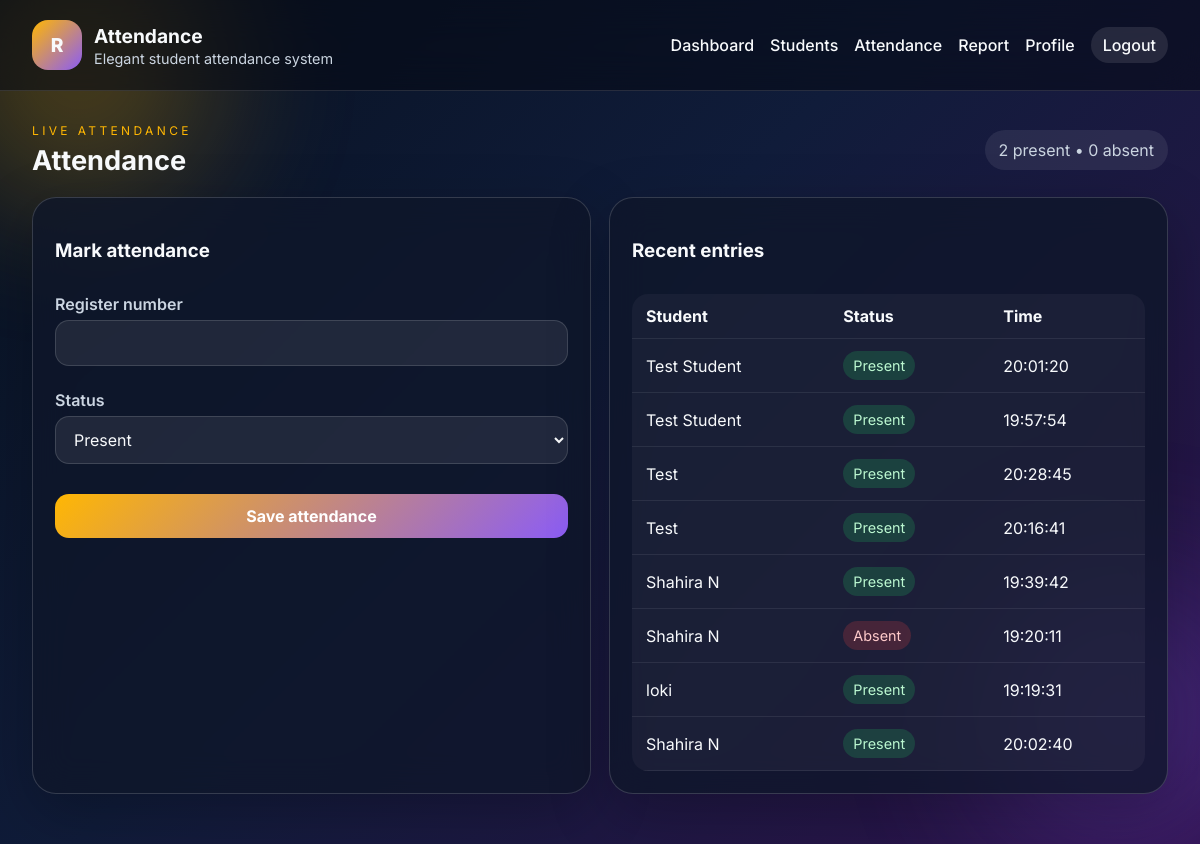
The app's page /attendance (signed in) with its own data.
### tables this page shows
CREATE TABLE attendance (
            id INTEGER PRIMARY KEY AUTOINCREMENT,
            student_id INTEGER NOT NULL,
            attendance_date TEXT NOT NULL,
            status TEXT NOT NULL,
            marked_at TEXT NOT NULL,
            FOREIGN KEY (student_id) REFERENCES students (id)
        );

CREATE TABLE students (
            id INTEGER PRIMARY KEY AUTOINCREMENT,
            full_name TEXT NOT NULL,
            register_number TEXT NOT NULL UNIQUE,
            created_at TEXT NOT NULL DEFAULT CURRENT_TIMESTAMP
        );

### app.py (the view, shortened to what this page needs)
@app.route('/attendance', methods=['GET', 'POST'])
@login_required
def attendance():
    try:
        stats = get_today_stats()
        records = get_attendance_records(limit=10)
        return render_template('attendance.html', stats=stats, records=records)
    except Exception:
        app.logger.exception('Error while processing attendance request')
        flash('Unable to save attendance right now.', 'danger')
        return redirect(url_for('attendance'))

### attendance.py (called while the page is built)
def get_today_stats():
    conn = get_db_connection()
    today = datetime.now().strftime('%Y-%m-%d')
    present = conn.execute(
        'SELECT COUNT(*) as count FROM attendance WHERE attendance_date = ? AND status = ?',
        (today, 'present'),
    ).fetchone()[0]
    absent = conn.execute(
        'SELECT COUNT(*) as count FROM attendance WHERE attendance_date = ? AND status = ?',
        (today, 'absent'),
    ).fetchone()[0]
    total_students = conn.execute('SELECT COUNT(*) as count FROM students').fetchone()[0]
    conn.close()
    return {'present': present, 'absent': absent, 'total_students': total_students}

def get_attendance_records(limit=20):
    conn = get_db_connection()
    rows = conn.execute(
        '''
        SELECT a.id, a.attendance_date, a.status, a.marked_at, s.full_name, s.register_number
        FROM attendance a
        LEFT JOIN students s ON s.id = a.student_id
        ORDER BY a.id DESC
        LIMIT ?
        ''',
        (limit,),
    ).fetchall()
    conn.close()
    return [dict(row) for row in rows]

### auth.py (called while the page is built)
def login_required(view):
    @wraps(view)
    def wrapped(*args, **kwargs):
        if not session.get('user_id'):
            flash('Please log in to continue.', 'warning')
            return redirect(url_for('login'))
        return view(*args, **kwargs)
    return wrapped

### models.py (called while the page is built)
def get_db_connection():
    conn = sqlite3.connect(Config.DATABASE_PATH)
    conn.row_factory = sqlite3.Row
    return conn

### templates/attendance.html (shortened to what this page needs)
{% extends 'base.html' %}
{% block content %}
<div class="page-head">
    <div>
        <p class="eyebrow">Live attendance</p>
        <h2>Attendance</h2>
    </div>
    <div class="today-pill">{{ stats.present }} present • {{ stats.absent }} absent</div>
</div>
<div class="grid-two">
    <section class="panel">
        <div class="panel-head">
            <h3>Mark attendance</h3>
        </div>
        <form method="post" class="form-stack">
            {% if session.get('username') == 'admin' %}
            <label>Register number
                <input type="text" name="register_number" required>
            </label>
            {% else %}
            <label>Your register number
                <input type="text" name="register_number" value="{{ session.get('username') }}" readonly>
            </label>
            {% endif %}
            <label>Status
                <select name="status" required>
                    <option value="present">Present</option>
                </select>
            </label>
            <button type="submit">Save attendance</button>
        </form>
    </section>
    <section class="panel">
        <div class="panel-head">
            <h3>Recent entries</h3>
        </div>
        <div class="table-card">
            <table>
                <thead>
                    <tr>
                        <th>Student</th>
                        <th>Status</th>
                        <th>Time</th>
                    </tr>
                </thead>
                <tbody>
                    {% for item in records %}
                    <tr>
                        <td>{{ item.full_name }}</td>
                        <td><span class="status {{ item.status }}">{{ item.status }}</span></td>
                        <td>{{ item.marked_at }}</td>
                    </tr>
                    {% else %}
                    <tr><td colspan="3">No attendance entries yet.</td></tr>
                    {% endfor %}
                </tbody>
            </table>
        </div>
    </section>
</div>
{% endblock %}

### static/css/style.css (style rules this page uses)
:root { --bg: #07111f; --panel: rgba(15, 23, 42, 0.78); --border: rgba(255,255,255,0.16); --text: #f8fafc; --muted: #cbd5e1; --gold: #ffb703; --purple: #8b5cf6; --blue: #38bdf8; --green: #22c55e; --red: #ef4444; }
* { box-sizing: border-box; }
body { margin: 0; font-family: 'Inter', sans-serif; color: var(--text); background: linear-gradient(135deg, #07111f 0%, #101c3a 45%, #2f134e 100%); min-height: 100vh; overflow-x: hidden; }
.auth-hero, .auth-form, .panel, .stat-card { background: var(--panel); border: 1px solid var(--border); backdrop-filter: blur(18px); box-shadow: 0 20px 60px rgba(0,0,0,0.25); }
label { display: block; margin-bottom: 14px; font-weight: 600; color: var(--muted); }
input, select, button { width: 100%; border: 1px solid rgba(255,255,255,0.14); border-radius: 14px; padding: 12px 14px; margin-top: 6px; font-size: 1rem; font-family: inherit; }
input, select { background: rgba(255,255,255,0.08); color: var(--text); }
button { cursor: pointer; font-weight: 700; color: white; background: linear-gradient(135deg, var(--gold), var(--purple)); border: none; transition: transform 0.2s ease; }
.page-head { display: flex; justify-content: space-between; align-items: center; margin-bottom: 20px; gap: 12px; }
.eyebrow { text-transform: uppercase; letter-spacing: 0.28em; color: var(--gold); font-size: 0.75rem; margin: 0 0 6px; }
.page-head h2 { margin: 0; font-size: 1.7rem; }
.today-pill { padding: 10px 14px; border-radius: 999px; background: rgba(255,255,255,0.08); color: var(--muted); }
.panel { padding: 22px; border-radius: 24px; margin-bottom: 18px; }
.panel-head { display: flex; justify-content: space-between; align-items: center; margin-bottom: 14px; }
.table-card { overflow: hidden; border-radius: 16px; background: rgba(255,255,255,0.04); }
table { width: 100%; border-collapse: collapse; }
th, td { padding: 12px 14px; text-align: left; border-bottom: 1px solid rgba(255,255,255,0.08); }
.status { display: inline-block; padding: 6px 10px; border-radius: 999px; text-transform: capitalize; font-size: 0.9rem; }
.status.present { background: rgba(34,197,94,0.2); color: #bbf7d0; }
.status.absent { background: rgba(239,68,68,0.2); color: #fecaca; }
.grid-two { display: grid; grid-template-columns: 1fr 1fr; gap: 18px; }
.form-stack { display: flex; flex-direction: column; gap: 10px; }

### records on screen
attendance: full_name "Test Student", status "Present", marked_at "20:01:20"
attendance: full_name "Test Student", status "Present", marked_at "19:57:54"
attendance: full_name "Test", status "Present", marked_at "20:28:45"
attendance: full_name "Test", status "Present", marked_at "20:16:41"
attendance: full_name "Shahira N", status "Present", marked_at "19:39:42"
attendance: full_name "Shahira N", status "Absent", marked_at "19:20:11"
attendance: full_name "loki", status "Present", marked_at "19:19:31"
attendance: full_name "Shahira N", status "Present", marked_at "20:02:40"

### other values on screen
{{ stats.present }} "2"
{{ stats.absent }} "0"
